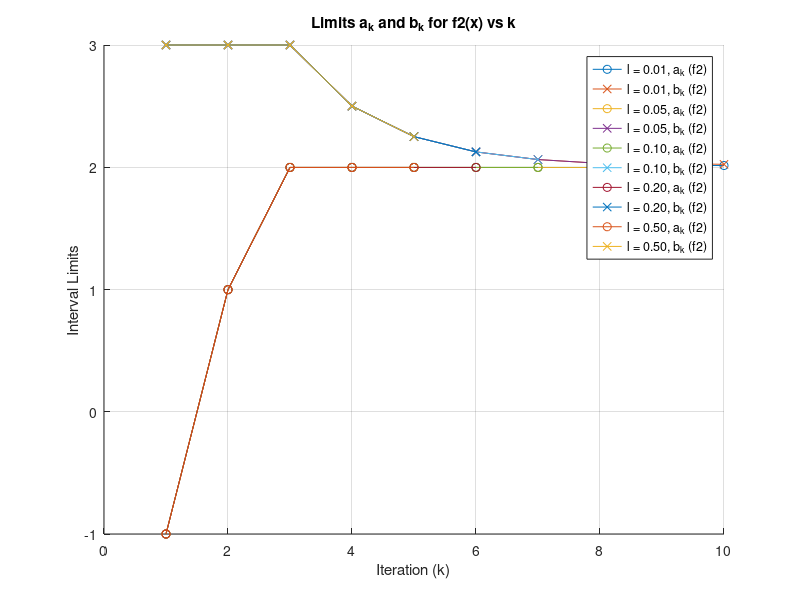

The MATLAB script that drew this image:
% Ορισμός της συνάρτησης f2
f2 = @(x) exp(-2 * x) + (x - 2).^2; % f2(x) = e^(-2x) + (x - 2)^2

% Αρχικό διάστημα [a, b]
a_init = -1;
b_init = 3;

% Σταθερή τιμή epsilon
epsilon = 0.001;

% Διαφορετικές τιμές για το l
l_values = [0.01, 0.05, 0.1, 0.2, 0.5]; % Οι ζητούμενες τιμές του l

% Πίνακες για αποθήκευση των ορίων a_k και b_k για f2
a_values_f2 = cell(size(l_values)); % Cell array για a_k
b_values_f2 = cell(size(l_values)); % Cell array για b_k

% Βρόχος για διαφορετικές τιμές του l για τη συνάρτηση f2
for i = 1:length(l_values)
    l = l_values(i); % Επιλέγουμε το τρέχον l
    a = a_init;  % Επαναφορά του a στο αρχικό -1
    b = b_init;  % Επαναφορά του b στο αρχικό 3
    count = 0; % Reset για κάθε συνάρτηση
    k = 1; % Αρχικοποίηση του k
    a_k = []; % Δημιουργία πίνακα για a_k
    b_k = []; % Δημιουργία πίνακα για b_k
    
    % Αποθήκευση των αρχικών τιμών του a και του b
    a_k = [a_k; a]; %#ok<AGROW>
    b_k = [b_k; b]; %#ok<AGROW>
    
    % Βρόχος διχοτόμησης για f2
    while (b - a) > l
        % Υπολογισμός των x1k και x2k
        x1k = (a + b) / 2 - epsilon;
        x2k = (a + b) / 2 + epsilon;
        
        % Υπολογισμός των τιμών της συνάρτησης στα σημεία x1k και x2k
        f1k = f2(x1k);
        f2k = f2(x2k);
        count = count + 2; % Αύξηση του αριθμού των υπολογισμών
        
        % Ενημέρωση ορίων με βάση τις τιμές της συνάρτησης
        if f1k < f2k
            b = x2k;
        else
            a = x1k;
        end
        
        % Αποθήκευση των τρεχουσών τιμών a και b
        a_k = [a_k; a]; %#ok<AGROW>
        b_k = [b_k; b]; %#ok<AGROW>
        k = k + 1; % Αύξηση του k
    end
    % Αποθήκευση των τελικών τιμών a_k και b_k για f2
    a_values_f2{i} = a_k; % Αποθήκευση των τιμών a_k
    b_values_f2{i} = b_k; % Αποθήκευση των τιμών b_k
end

% Γραφική παράσταση των ορίων για f2
figure;
hold on;
for i = 1:length(l_values)
    k = 1:length(a_values_f2{i});
    plot(k, a_values_f2{i}, '-o', 'DisplayName', sprintf('l = %.2f, a_k (f2)', l_values(i)));
    plot(k, b_values_f2{i}, '-x', 'DisplayName', sprintf('l = %.2f, b_k (f2)', l_values(i)));
end
xlabel('Iteration (k)');
ylabel('Interval Limits');
title('Limits a_k and b_k for f2(x) vs k');
legend show;
grid on;
hold off;
